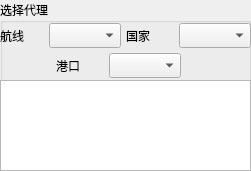
    <widget class="QGroupBox" name="groupBox_2">
     <property name="geometry">
      <rect>
       <x>350</x>
       <y>0</y>
       <width>251</width>
       <height>171</height>
      </rect>
     </property>
     <property name="font">
      <font>
       <family>微软雅黑</family>
       <bold>false</bold>
       <stylestrategy>PreferAntialias</stylestrategy>
       <kerning>true</kerning>
      </font>
     </property>
     <property name="title">
      <string>选择代理</string>
     </property>
     <widget class="QListView" name="daili_list">
      <property name="geometry">
       <rect>
        <x>0</x>
        <y>80</y>
        <width>251</width>
        <height>91</height>
       </rect>
      </property>
      <property name="font">
       <font>
        <family>微软雅黑</family>
        <bold>false</bold>
        <stylestrategy>PreferAntialias</stylestrategy>
        <kerning>true</kerning>
       </font>
      </property>
      <property name="selectionMode">
       <enum>QAbstractItemView::SelectionMode::ExtendedSelection</enum>
      </property>
      <property name="selectionBehavior">
       <enum>QAbstractItemView::SelectionBehavior::SelectRows</enum>
      </property>
     </widget>
     <widget class="QWidget" name="horizontalLayoutWidget_7">
      <property name="geometry">
       <rect>
        <x>50</x>
        <y>50</y>
        <width>131</width>
        <height>31</height>
       </rect>
      </property>
      <property name="font">
       <font>
        <family>微软雅黑</family>
        <bold>false</bold>
        <stylestrategy>PreferAntialias</stylestrategy>
        <kerning>true</kerning>
       </font>
      </property>
      <layout class="QHBoxLayout" name="horizontalLayout_7">
       <property name="leftMargin">
        <number>6</number>
       </property>
       <item>
        <widget class="QLabel" name="label_9">
         <property name="font">
          <font>
           <family>微软雅黑</family>
           <bold>false</bold>
           <stylestrategy>PreferAntialias</stylestrategy>
           <kerning>true</kerning>
          </font>
         </property>
         <property name="text">
          <string>港口</string>
         </property>
        </widget>
       </item>
       <item>
        <spacer name="horizontalSpacer_7">
         <property name="font">
          <font>
           <family>微软雅黑</family>
           <bold>false</bold>
           <stylestrategy>PreferAntialias</stylestrategy>
           <kerning>true</kerning>
          </font>
         </property>
         <property name="orientation">
          <enum>Qt::Orientation::Horizontal</enum>
         </property>
         <property name="sizeHint" stdset="0">
          <size>
           <width>40</width>
           <height>20</height>
          </size>
         </property>
        </spacer>
       </item>
       <item>
        <widget class="QComboBox" name="gangkou">
         <property name="font">
          <font>
           <family>微软雅黑</family>
           <bold>false</bold>
           <stylestrategy>PreferAntialias</stylestrategy>
           <kerning>true</kerning>
          </font>
         </property>
        </widget>
       </item>
      </layout>
     </widget>
     <widget class="QWidget" name="horizontalLayoutWidget_8">
      <property name="geometry">
       <rect>
        <x>0</x>
        <y>20</y>
        <width>121</width>
        <height>31</height>
       </rect>
      </property>
      <property name="font">
       <font>
        <family>微软雅黑</family>
        <bold>false</bold>
        <stylestrategy>PreferAntialias</stylestrategy>
        <kerning>true</kerning>
       </font>
      </property>
      <layout class="QHBoxLayout" name="horizontalLayout_8">
       <item>
        <widget class="QLabel" name="label_8">
         <property name="font">
          <font>
           <family>微软雅黑</family>
           <bold>false</bold>
           <stylestrategy>PreferAntialias</stylestrategy>
           <kerning>true</kerning>
          </font>
         </property>
         <property name="text">
          <string>航线</string>
         </property>
        </widget>
       </item>
       <item>
        <spacer name="horizontalSpacer_8">
         <property name="font">
          <font>
           <family>微软雅黑</family>
           <bold>false</bold>
           <stylestrategy>PreferAntialias</stylestrategy>
           <kerning>true</kerning>
          </font>
         </property>
         <property name="orientation">
          <enum>Qt::Orientation::Horizontal</enum>
         </property>
         <property name="sizeHint" stdset="0">
          <size>
           <width>40</width>
           <height>20</height>
          </size>
         </property>
        </spacer>
       </item>
       <item>
        <widget class="QComboBox" name="hangxian">
         <property name="font">
          <font>
           <family>微软雅黑</family>
           <bold>false</bold>
           <stylestrategy>PreferAntialias</stylestrategy>
           <kerning>true</kerning>
          </font>
         </property>
        </widget>
       </item>
      </layout>
     </widget>
     <widget class="QWidget" name="horizontalLayoutWidget_9">
      <property name="geometry">
       <rect>
        <x>120</x>
        <y>20</y>
        <width>131</width>
        <height>31</height>
       </rect>
      </property>
      <property name="font">
       <font>
        <family>微软雅黑</family>
        <bold>false</bold>
        <stylestrategy>PreferAntialias</stylestrategy>
        <kerning>true</kerning>
       </font>
      </property>
      <layout class="QHBoxLayout" name="horizontalLayout_9">
       <property name="leftMargin">
        <number>6</number>
       </property>
       <item>
        <widget class="QLabel" name="label_10">
         <property name="font">
          <font>
           <family>微软雅黑</family>
           <bold>false</bold>
           <stylestrategy>PreferAntialias</stylestrategy>
           <kerning>true</kerning>
          </font>
         </property>
         <property name="text">
          <string>国家</string>
         </property>
        </widget>
       </item>
       <item>
        <spacer name="horizontalSpacer_9">
         <property name="font">
          <font>
           <family>微软雅黑</family>
           <bold>false</bold>
           <stylestrategy>PreferAntialias</stylestrategy>
           <kerning>true</kerning>
          </font>
         </property>
         <property name="orientation">
          <enum>Qt::Orientation::Horizontal</enum>
         </property>
         <property name="sizeHint" stdset="0">
          <size>
           <width>40</width>
           <height>20</height>
          </size>
         </property>
        </spacer>
       </item>
       <item>
        <widget class="QComboBox" name="guojia">
         <property name="font">
          <font>
           <family>微软雅黑</family>
           <bold>false</bold>
           <stylestrategy>PreferAntialias</stylestrategy>
           <kerning>true</kerning>
          </font>
         </property>
        </widget>
       </item>
      </layout>
     </widget>
    </widget>
